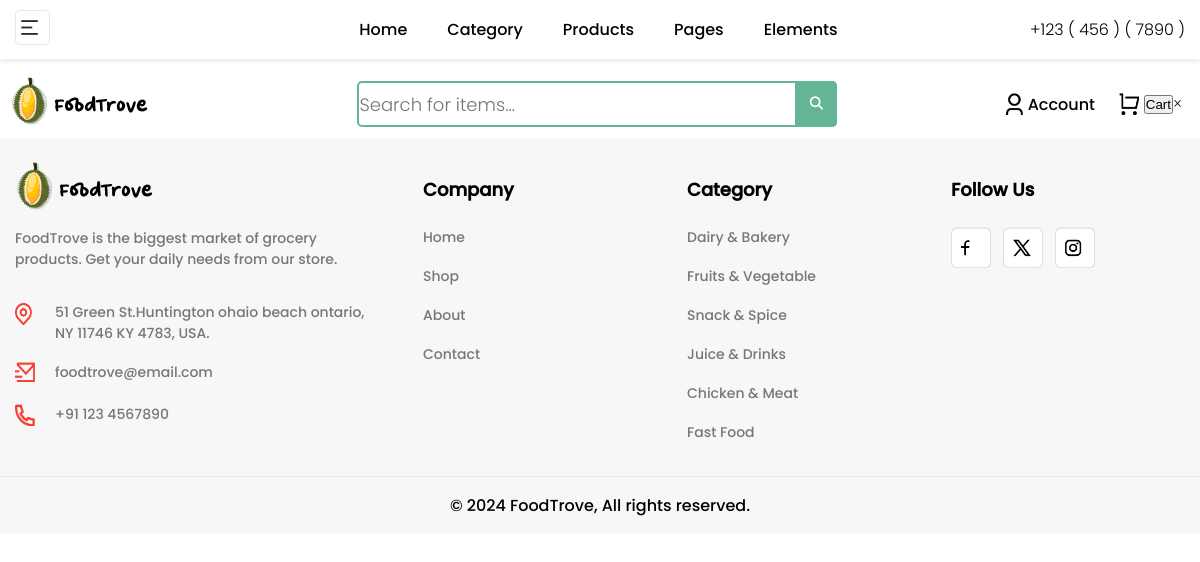
Before: /products/end_search.php?item_name=Angie’s Boomchickapop Sweet and Salty with the older database file.
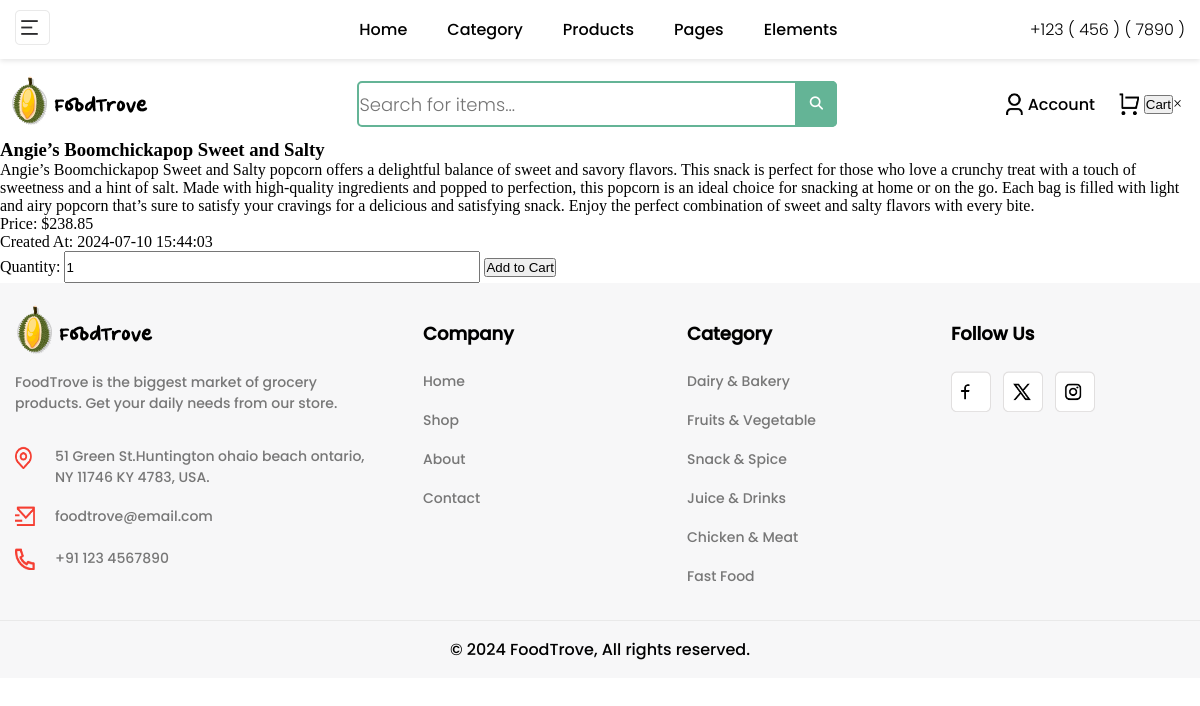
After: the same page with the newer database file.
### tables this page shows
CREATE TABLE products (
    id INT AUTO_INCREMENT PRIMARY KEY,
    name VARCHAR(100) NOT NULL,
    description TEXT NOT NULL,
    img_link VARCHAR(255) DEFAULT NULL,
    price DECIMAL(10, 2) NOT NULL,
    created_at TIMESTAMP DEFAULT CURRENT_TIMESTAMP
);

### products/end_search.php (the view, shortened to what this page needs)
<!DOCTYPE html>
<html lang="en">
<head>
    <link rel="stylesheet" href="assets\css\main.css">
    <link rel="stylesheet" href="assets\css\header.css">
</head>
<?php
include '../includes/header.php';
include '../includes/db.php';
$product_name = $_GET['item_name'];
$sql = "SELECT * FROM products WHERE name LIKE ?";
$stmt = $pdo->prepare($sql);
$stmt->execute(['%' . $product_name . '%']);
$obj_array = $stmt->fetchAll(PDO::FETCH_ASSOC);
?>
<div class="cart">
    <div class="cart-item">
        <?php foreach ($obj_array as $product): ?>
            <h3><?php echo htmlspecialchars($product['name'], ENT_QUOTES, 'UTF-8'); ?></h3>
            <p><?php echo htmlspecialchars($product['description'], ENT_QUOTES, 'UTF-8'); ?></p>
            <p>Price: $<?php echo htmlspecialchars($product['price'], ENT_QUOTES, 'UTF-8'); ?></p>
            <p>Created At: <?php echo htmlspecialchars($product['created_at'], ENT_QUOTES, 'UTF-8'); ?></p>
            <form action="/cart/add.php" method="POST">
                <label for="quantity">Quantity:</label>
                <input type="number" id="quantity" name="quantity" min="1" max="20" value="1">
                <button type="submit">Add to Cart</button>
            </form>
        <?php endforeach; ?>
    </div>
</div>
<?php
include '../includes/footer.php';
?>

Changed rows visible on the page:
now on this page (row edited): products: name "Angie’s Boomchickapop Sweet and Salty", description "Angie’s Boomchickapop Sweet and Salty popcorn offers a delightful balance of sweet and savory flavors. This snack is perfect for those who love a crunchy treat with a touch of sweetness and a hint of salt. Made with high-quality ingredients and popped to perfection, this popcorn is an ideal choice for snacking at home or on the go. Each bag is filled with light and airy popcorn that’s sure to satisfy your cravings for a delicious and satisfying snack. Enjoy the perfect combination of sweet and salty flavors with every bite.", price "238.85", created_at "2024-07-10 15:44:03"
